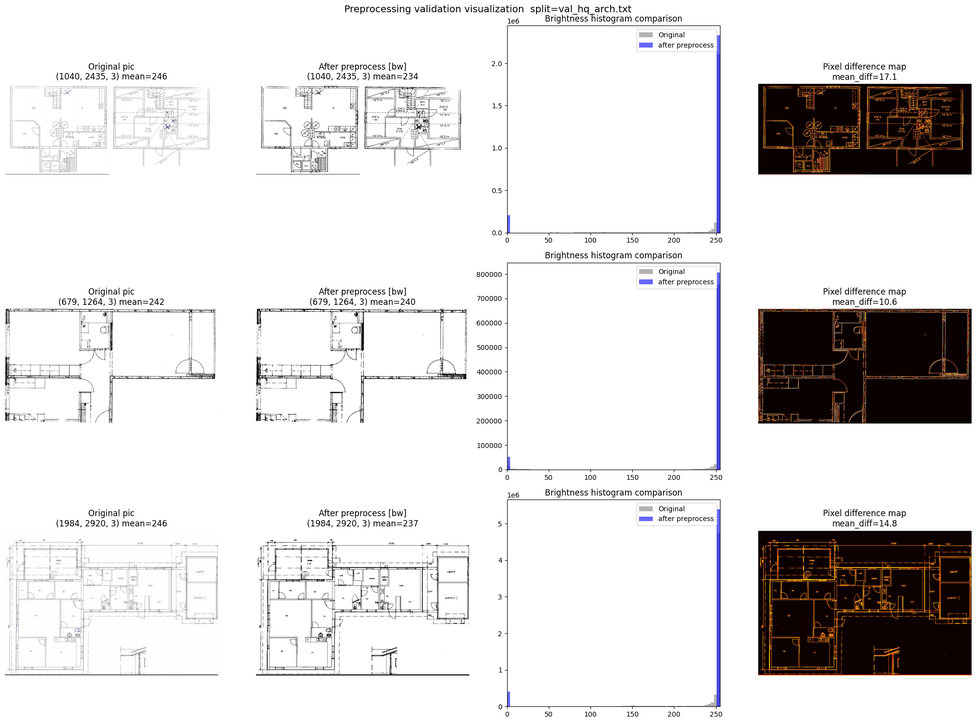
#> input picture checkpoints_paper/preprocess_validation.png, 976 x 723 px, shrunk from 1990 x 1475 before the run
$ python -i hough_transform.py   (imports and definitions only)   (older library calls are emulated)
#> lines starting #> are read from the running program, lines starting #| are printed output that depends on the picture; after the words box and inside, x2 and y2 are one past the last pixel; in counts of white or black regions, pixels touching at a corner belong together
"""
Hough Transform Angle Detection Module

Detects dominant angles in floor plan wall masks using Hough Transform.
Shared component used by both Shrinking Algorithm (paper) and Manhattan Constraints (original).

Reference:
- Fraunhofer HHI Paper: "Automatic Reconstruction of Semantic 3D Models from 2D Floor Plans"
- Manhattan World Assumption: Most buildings have walls aligned to 2-3 dominant directions
"""

import numpy as np
import cv2
from dataclasses import dataclass, field
from typing import List, Tuple, Optional, Dict
from scipy import ndimage
from scipy.cluster.hierarchy import fcluster, linkage
from scipy.spatial.distance import pdist
import logging

logger = logging.getLogger(__name__)


@dataclass
class HoughConfig:
    """Configuration for Hough Transform angle detection."""

    # Hough Transform parameters
    rho: float = 1.0  # Distance resolution in pixels
    theta: float = np.pi / 180  # Angle resolution in radians (1 degree)
    threshold: int = 50  # Accumulator threshold
    min_line_length: int = 30  # Minimum line length
    max_line_gap: int = 10  # Maximum gap between line segments

    # Angle clustering parameters
    angle_tolerance: float = 5.0  # Degrees tolerance for clustering
    min_cluster_size: int = 3  # Minimum lines per cluster
    max_clusters: int = 4  # Maximum number of dominant angles

    # Preprocessing
    use_canny: bool = True
    canny_low: int = 50
    canny_high: int = 150
    blur_kernel: int = 3

    # Morphological operations
    use_morphology: bool = True
    morph_kernel_size: int = 3
    morph_iterations: int = 1


@dataclass
class AngleCluster:
    """Represents a cluster of detected angles."""

    angle: float  # Mean angle in degrees [0, 180)
    weight: float  # Sum of line lengths in cluster
    count: int  # Number of lines
    std: float  # Standard deviation
    lines: List[Tuple[int, int, int, int]] = field(default_factory=list)

    # [15 lines left out: functions angle_rad, perpendicular, is_orthogonal_to, not called in this run]


class HoughAngleDetector:
    """
    Detects dominant angles in floor plan images using Hough Transform.

    Implements a multi-step process:
    1. Preprocessing (blur, Canny edge detection)
    2. Probabilistic Hough Transform for line detection
    3. Angle extraction and normalization
    4. Hierarchical clustering of angles
    5. Dominant angle selection based on weight/count

    Example:
        detector = HoughAngleDetector()
        angles = detector.detect_angles(wall_mask)
        print(f"Dominant angles: {[a.angle for a in angles]}")
    """

    def __init__(self, config: Optional[HoughConfig] = None):
        """
        Initialize the angle detector.

        Args:
            config: Configuration parameters. Uses defaults if None.
        """
        self.config = config or HoughConfig()

    def detect_angles(
        self,
        image: np.ndarray,
        return_lines: bool = False
    ) -> List[AngleCluster]:
        """
        Detect dominant angles in the input image.

        Args:
            image: Input image (grayscale or binary wall mask)
            return_lines: If True, include detected lines in clusters

        Returns:
            List of AngleCluster objects sorted by weight (strongest first)
        """
        # Preprocess image
        edges = self._preprocess(image)

        # Detect lines using Hough Transform
        lines = self._detect_lines(edges)

        if lines is None or len(lines) == 0:
            logger.warning("No lines detected in image")
            return []

        # Extract angles from lines
        angles, lengths, line_list = self._extract_angles(lines)

        if len(angles) == 0:
            return []

        # Cluster angles
        clusters = self._cluster_angles(
            angles, lengths, line_list, return_lines
        )

        # Sort by weight (strongest first)
        clusters.sort(key=lambda c: c.weight, reverse=True)

        # Limit to max clusters
        clusters = clusters[:self.config.max_clusters]

        logger.info(f"Detected {len(clusters)} dominant angles: "
                   f"{[f'{c.angle:.1f}°' for c in clusters]}")

        return clusters

    # [56 lines left out: functions detect_manhattan_axes, get_rotation_angle, not called in this run]

    def _preprocess(self, image: np.ndarray) -> np.ndarray:
        """Preprocess image for line detection."""
        # Ensure grayscale
        if len(image.shape) == 3:
            gray = cv2.cvtColor(image, cv2.COLOR_BGR2GRAY)
        else:
            gray = image.copy()

        # Normalize if needed
        if gray.dtype != np.uint8:
            gray = (gray * 255).astype(np.uint8)

        # Apply blur
        if self.config.blur_kernel > 0:
            gray = cv2.GaussianBlur(
                gray,
                (self.config.blur_kernel, self.config.blur_kernel),
                0
            )

        # Morphological operations for cleaner edges
        if self.config.use_morphology:
            kernel = cv2.getStructuringElement(
                cv2.MORPH_RECT,
                (self.config.morph_kernel_size, self.config.morph_kernel_size)
            )
            gray = cv2.morphologyEx(
                gray, cv2.MORPH_CLOSE, kernel,
                iterations=self.config.morph_iterations
            )

        # Edge detection
        if self.config.use_canny:
            edges = cv2.Canny(
                gray,
                self.config.canny_low,
                self.config.canny_high
            )
        else:
            # Use threshold for binary masks
            _, edges = cv2.threshold(gray, 127, 255, cv2.THRESH_BINARY)
            # Find edges from binary
            edges = cv2.Laplacian(edges, cv2.CV_8U)

        return edges

    def _detect_lines(
        self,
        edges: np.ndarray
    ) -> Optional[np.ndarray]:
        """Detect lines using Probabilistic Hough Transform."""
        lines = cv2.HoughLinesP(
            edges,
            rho=self.config.rho,
            theta=self.config.theta,
            threshold=self.config.threshold,
            minLineLength=self.config.min_line_length,
            maxLineGap=self.config.max_line_gap
        )

        return lines

    def _extract_angles(
        self,
        lines: np.ndarray
    ) -> Tuple[np.ndarray, np.ndarray, List[Tuple[int, int, int, int]]]:
        """
        Extract angles and lengths from detected lines.

        Normalizes angles to [0, 180) range.
        """
        angles = []
        lengths = []
        line_list = []

        for line in lines:
            x1, y1, x2, y2 = line[0]

            # Calculate angle in degrees
            dx = x2 - x1
            dy = y2 - y1

            if dx == 0 and dy == 0:
                continue

            angle = np.degrees(np.arctan2(dy, dx))

            # Normalize to [0, 180)
            angle = angle % 180

            # Calculate length
            length = np.sqrt(dx**2 + dy**2)

            angles.append(angle)
            lengths.append(length)
            line_list.append((x1, y1, x2, y2))

        return np.array(angles), np.array(lengths), line_list

    def _cluster_angles(
        self,
        angles: np.ndarray,
        lengths: np.ndarray,
        lines: List[Tuple[int, int, int, int]],
        return_lines: bool
    ) -> List[AngleCluster]:
        """
        Cluster angles using hierarchical clustering.

        Handles wraparound at 0°/180° boundary.
        """
        if len(angles) < 2:
            if len(angles) == 1:
                return [AngleCluster(
                    angle=float(angles[0]),
                    weight=float(lengths[0]),
                    count=1,
                    std=0.0,
                    lines=lines if return_lines else []
                )]
            return []

        # Convert angles to unit vectors for proper distance calculation
        # This handles the wraparound at 180°
        angles_rad = np.radians(angles * 2)  # Double to handle 180° wraparound
        vectors = np.column_stack([np.cos(angles_rad), np.sin(angles_rad)])

        # Hierarchical clustering
        try:
            # Calculate pairwise distances
            distances = pdist(vectors, metric='euclidean')

            # Linkage
            Z = linkage(distances, method='average')

            # Form clusters with angle tolerance
            # Convert tolerance to distance threshold
            tol_rad = np.radians(self.config.angle_tolerance * 2)
            threshold = 2 * np.sin(tol_rad / 2)  # Chord length

            cluster_labels = fcluster(Z, t=threshold, criterion='distance')
        except Exception as e:
            logger.warning(f"Clustering failed: {e}, using simple binning")
            return self._simple_bin_angles(angles, lengths, lines, return_lines)

        # Build clusters
        clusters = []
        unique_labels = np.unique(cluster_labels)

        for label in unique_labels:
            mask = cluster_labels == label
            cluster_angles = angles[mask]
            cluster_lengths = lengths[mask]
            cluster_lines = [lines[i] for i in np.where(mask)[0]]

            # Skip small clusters
            if len(cluster_angles) < self.config.min_cluster_size:
                continue

            # Calculate weighted mean angle (handling wraparound)
            mean_angle = self._circular_mean(cluster_angles, cluster_lengths)

            cluster = AngleCluster(
                angle=mean_angle,
                weight=float(np.sum(cluster_lengths)),
                count=len(cluster_angles),
                std=float(np.std(cluster_angles)),
                lines=cluster_lines if return_lines else []
            )

            clusters.append(cluster)

        return clusters

    # [39 lines left out: function _simple_bin_angles, not called in this run]

    def _circular_mean(
        self,
        angles: np.ndarray,
        weights: Optional[np.ndarray] = None
    ) -> float:
        """
        Calculate weighted circular mean of angles.

        Handles wraparound at 0°/180° boundary.
        """
        if weights is None:
            weights = np.ones_like(angles)

        # Convert to radians (double angle for 180° periodicity)
        angles_rad = np.radians(angles * 2)

        # Weighted mean of unit vectors
        x = np.average(np.cos(angles_rad), weights=weights)
        y = np.average(np.sin(angles_rad), weights=weights)

        # Convert back to angle
        mean_rad = np.arctan2(y, x) / 2
        mean_deg = np.degrees(mean_rad)

        # Normalize to [0, 180)
        return mean_deg % 180

    def visualize(
        self,
        image: np.ndarray,
        clusters: Optional[List[AngleCluster]] = None,
        line_thickness: int = 2
    ) -> np.ndarray:
        """
        Visualize detected lines colored by angle cluster.

        Args:
            image: Original image
            clusters: Angle clusters (will detect if None)
            line_thickness: Line drawing thickness

        Returns:
            Visualization image with colored lines
        """
        # Detect if needed
        if clusters is None:
            clusters = self.detect_angles(image, return_lines=True)

        # Prepare output image
        if len(image.shape) == 2:
            vis = cv2.cvtColor(image, cv2.COLOR_GRAY2BGR)
        else:
            vis = image.copy()

        # Colors for clusters
        colors = [
            (255, 0, 0),    # Blue
            (0, 255, 0),    # Green
            (0, 0, 255),    # Red
            (255, 255, 0),  # Cyan
            (255, 0, 255),  # Magenta
            (0, 255, 255),  # Yellow
        ]

        # Draw lines
        for i, cluster in enumerate(clusters):
            color = colors[i % len(colors)]
            for x1, y1, x2, y2 in cluster.lines:
                cv2.line(vis, (x1, y1), (x2, y2), color, line_thickness)

        # Add legend
        y_offset = 30
        for i, cluster in enumerate(clusters):
            color = colors[i % len(colors)]
            text = f"Angle: {cluster.angle:.1f}° (n={cluster.count})"
            cv2.putText(
                vis, text, (10, y_offset),
                cv2.FONT_HERSHEY_SIMPLEX, 0.6, color, 2
            )
            y_offset += 25

        return vis


# [23 lines left out: function detect_dominant_angles, not called in this run]


# [35 lines not run here, left out]

>>> import cv2
>>> picture = cv2.imread('../checkpoints_paper/preprocess_validation.png')
#> picture is the input picture: shape (723, 976, 3); mean B, G, R 222.7, 223, 225
>>> result = HoughAngleDetector().visualize(picture)
#> in _preprocess, `gray = cv2.cvtColor(image, cv2.COLOR_BGR2GRAY)`:
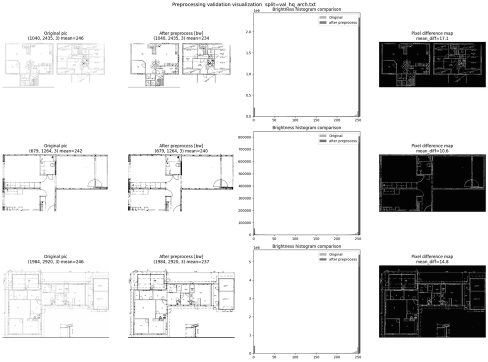
#> gray: shape (723, 976) (shown at 1/2 size); min 0, max 255, mean 223.5
#> in _preprocess, `gray = cv2.morphologyEx( gray, cv2.MORPH_CLOSE, kernel, iterations=sel..`:
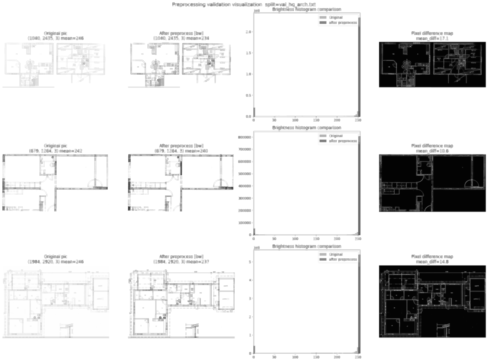
#> gray: shape (723, 976) (shown at 1/2 size); min 3, max 255, mean 225.1
#> in _preprocess, `edges = cv2.Canny( gray, self.config.canny_low, self.config.canny_high )`:
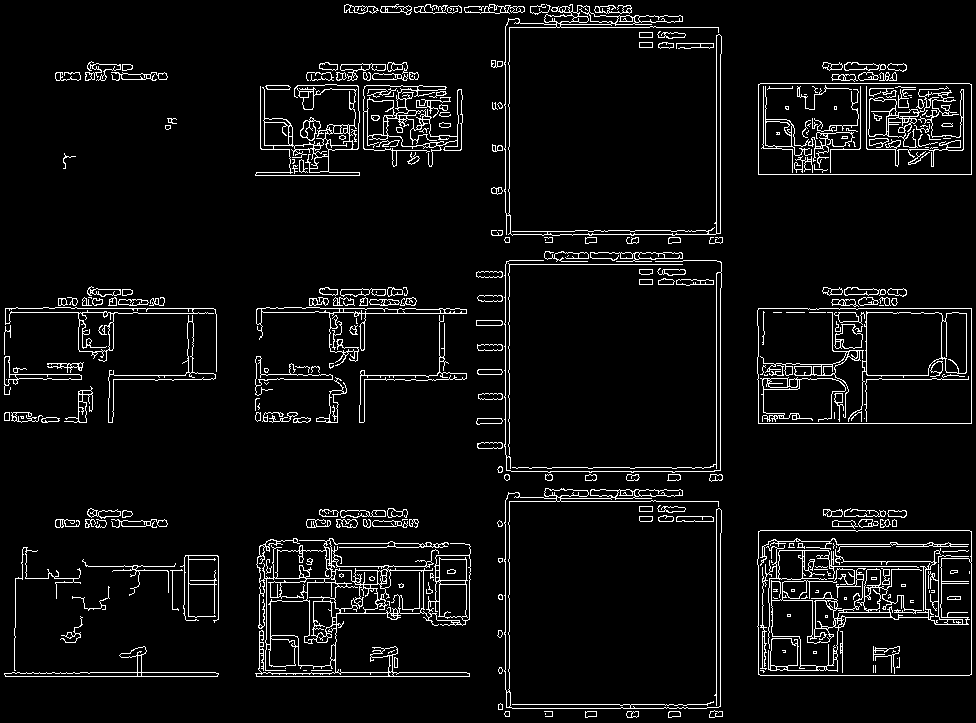
#> edges: shape (723, 976); 5.6% white in thin lines or dots
#> in _detect_lines, `lines = cv2.HoughLinesP( edges, rho=self.config.rho, theta=self.config..`: lines = 491 rows, first 6: [716, 242, 716, 27], [5, 676, 217, 676], [505, 454, 505, 264], [71, 308, 213, 308], [720, 716, 720, 533], [509, 215, 509, 5]
#> the loop in _extract_angles, `for line in lines:` made 491 passes
#> (x1, y1, x2, y2, dx, dy, angle, length) on passes 1 to 3: (716, 242, 716, 27, 0, -215, 90, 215), (5, 676, 217, 676, 212, 0, 0, 212), (505, 454, 505, 264, 0, -190, 90, 190)
#> after the loop in _extract_angles, `for line in lines:`: angles = 491 values, max 179.4 at index 234, min 0 at index 1, mean 56.23; lengths = 491 values, max 286 at index 39, min 30 at index 261, mean 66.23; line_list = 491 items, first 6: (716, 242, 716, 27), (5, 676, 217, 676), (505, 454, 505, 264), (71, 308, 213, 308), (720, 716, 720, 533), (509, 215, 509, 5)
#> in _cluster_angles, `angles_rad = np.radians(angles * 2)`: angles_rad = 491 values, max 6.26 at index 234, min 0 at index 1, mean 1.96
#> in _cluster_angles, `vectors = np.column_stack([np.cos(angles_rad), np.sin(angles_rad)])`: vectors = 491 pairs, first value -1 to 1, second value -1 to 0.555
#> in _cluster_angles, `Z = linkage(distances, method='average')`: Z = 490 rows, first 6: [0, 2, 0, 2], [1, 3, 0, 2], [4, 491, 0, 3], [7, 492, 0, 3], [5, 493, 0, 4], [6, 495, 0, 5]
#> in _cluster_angles, `cluster_labels = fcluster(Z, t=threshold, criterion='distance')`: cluster_labels = 491 values, max 11 at index 88, min 1 at index 381, mean 6.44
#> in _cluster_angles, `unique_labels = np.unique(cluster_labels)`: unique_labels = [1, 2, 3, 4, 5, 6, 7, 8, 9, 10, 11]
#> the loop in _cluster_angles, `for label in unique_labels:` made 11 passes
#> (cluster_angles, cluster_lengths, cluster_lines) on passes 1, 2, 3, 5, 6: ([77.35, 79.16], [50.22, 47.85], [(285, 119, 296, 168), (288, 121, 297, 168)]), ([100.7, 98.97], [37.66, 38.47], [(302, 595, 309, 558), (307, 588, 313, 550)]), ([85.49, 83.99], [38.12, 38.21], [(334, 380, 337, 418), (840, 379, 844, 417)]), ([111.1], [61.1], [(931, 154, 953, 97)]), ([16.86, 16.46], [34.48, 45.88], [(274, 412, 307, 422), (651, 269, 695, 282)])
#> after the loop in _cluster_angles, `for label in unique_labels:`: clusters = 5 items
#> in detect_angles, `clusters = clusters[:self.config.max_clusters]`: clusters = 4 items
#> the loop in visualize, `for i, cluster in enumerate(clusters):` made 4 passes
#> color on passes 1 to 4: (255, 0, 0), (0, 255, 0), (0, 0, 255), (255, 255, 0)
#> after the loop in visualize, `for i, cluster in enumerate(clusters):`:
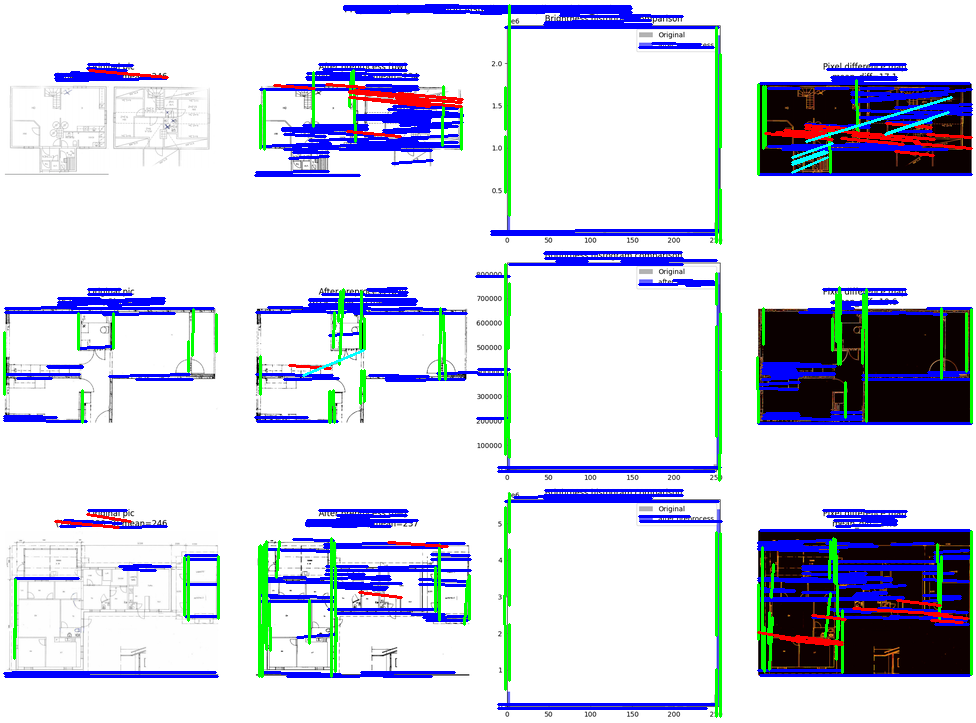
#> vis: shape (723, 976, 3); 11.7% of pixels changed, all inside (x1, y1, x2, y2) = (3, 4, 973, 718)
#> the loop in visualize, `for i, cluster in enumerate(clusters):` made 4 passes
#> (color, text, y_offset) on passes 1 to 4: ((255, 0, 0), 'Angle: 179.9° (n=322)', 55), ((0, 255, 0), 'Angle: 90.2° (n=109)', 80), ((0, 0, 255), 'Angle: 5.3° (n=37)', 105), ((255, 255, 0), 'Angle: 161.0° (n=8)', 130)
#> after the loop in visualize, `for i, cluster in enumerate(clusters):`:
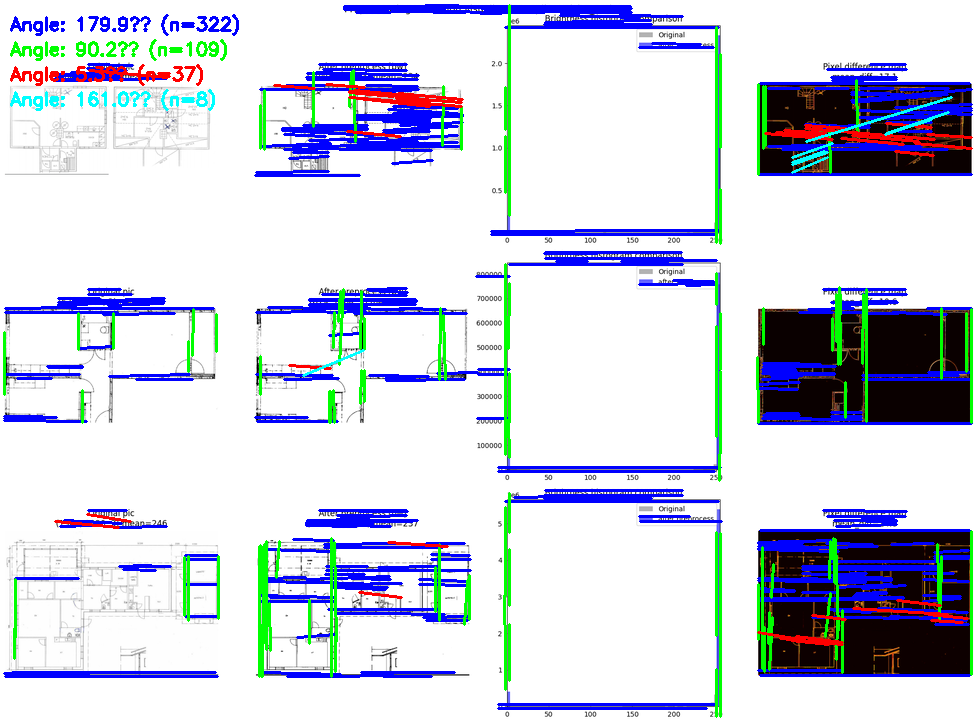
#> vis: shape (723, 976, 3); 0.77% of pixels changed, all inside (x1, y1, x2, y2) = (10, 14, 239, 111)
#> after the loop in visualize, `for i, cluster in enumerate(clusters):`: y_offset = 130
